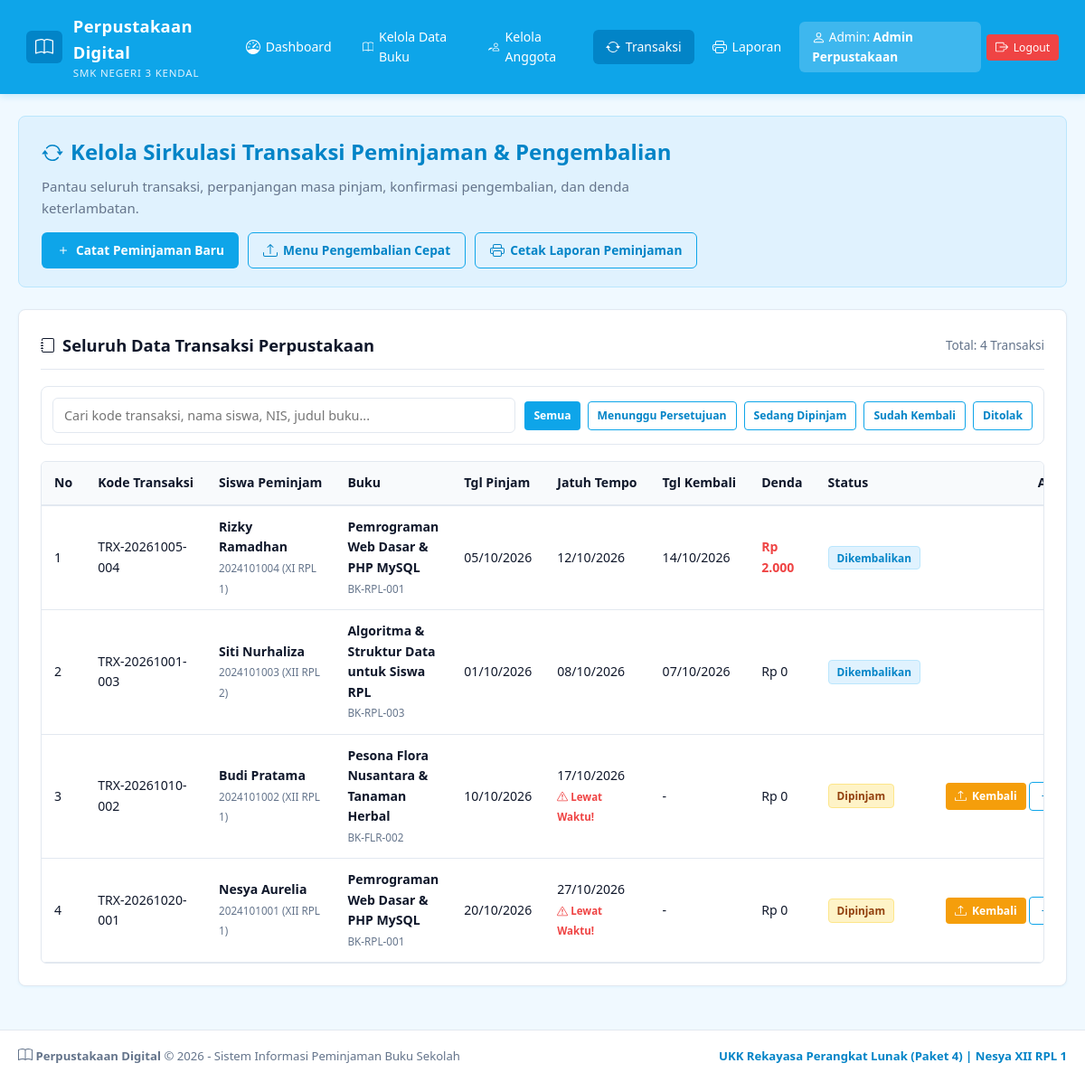
Page /transaksi.php (signed in) on the committed database.
### tables this page shows
CREATE TABLE `transaksi` (
  `id_transaksi` INT(11) NOT NULL AUTO_INCREMENT,
  `kode_transaksi` VARCHAR(30) NOT NULL UNIQUE,
  `id_user` INT(11) NOT NULL,
  `id_buku` INT(11) NOT NULL,
  `tgl_pinjam` DATE NOT NULL,
  `tgl_jatuh_tempo` DATE NOT NULL,
  `tgl_kembali` DATE DEFAULT NULL,
  `status` ENUM('menunggu','dipinjam','dikembalikan','ditolak') NOT NULL DEFAULT 'dipinjam',
  `denda` INT(11) NOT NULL DEFAULT 0,
  `catatan` TEXT DEFAULT NULL,
  `created_at` TIMESTAMP NOT NULL DEFAULT CURRENT_TIMESTAMP,
  PRIMARY KEY (`id_transaksi`),
  KEY `id_user` (`id_user`),
  KEY `id_buku` (`id_buku`),
  CONSTRAINT `fk_transaksi_user` FOREIGN KEY (`id_user`) REFERENCES `users` (`id_user`) ON DELETE CASCADE ON UPDATE CASCADE,
  CONSTRAINT `fk_transaksi_buku` FOREIGN KEY (`id_buku`) REFERENCES `buku` (`id_buku`) ON DELETE CASCADE ON UPDATE CASCADE
);

CREATE TABLE `users` (
  `id_user` INT(11) NOT NULL AUTO_INCREMENT,
  `nis_nip` VARCHAR(30) NOT NULL,
  `nama_lengkap` VARCHAR(100) NOT NULL,
  `username` VARCHAR(50) NOT NULL UNIQUE,
  `password` VARCHAR(255) NOT NULL,
  `level` ENUM('admin','siswa') NOT NULL DEFAULT 'siswa',
  `kelas` VARCHAR(20) DEFAULT NULL,
  `jurusan` VARCHAR(50) DEFAULT NULL,
  `telepon` VARCHAR(20) DEFAULT NULL,
  `alamat` TEXT DEFAULT NULL,
  `status_aktif` ENUM('aktif','nonaktif') NOT NULL DEFAULT 'aktif',
  `created_at` TIMESTAMP NOT NULL DEFAULT CURRENT_TIMESTAMP,
  PRIMARY KEY (`id_user`)
);

CREATE TABLE `buku` (
  `id_buku` INT(11) NOT NULL AUTO_INCREMENT,
  `kode_buku` VARCHAR(20) NOT NULL UNIQUE,
  `judul` VARCHAR(150) NOT NULL,
  `id_kategori` INT(11) NOT NULL,
  `pengarang` VARCHAR(100) NOT NULL,
  `penerbit` VARCHAR(100) NOT NULL,
  `tahun_terbit` INT(4) NOT NULL,
  `isbn` VARCHAR(30) DEFAULT NULL,
  `jumlah_buku` INT(5) NOT NULL DEFAULT 1,
  `sisa_buku` INT(5) NOT NULL DEFAULT 1,
  `lokasi_rak` VARCHAR(30) NOT NULL DEFAULT 'Rak A1',
  `deskripsi` TEXT DEFAULT NULL,
  `gambar` VARCHAR(255) DEFAULT 'default-book.png',
  `created_at` TIMESTAMP NOT NULL DEFAULT CURRENT_TIMESTAMP,
  PRIMARY KEY (`id_buku`),
  KEY `id_kategori` (`id_kategori`),
  CONSTRAINT `fk_buku_kategori` FOREIGN KEY (`id_kategori`) REFERENCES `kategori` (`id_kategori`) ON DELETE CASCADE ON UPDATE CASCADE
);

### includes/fungsi.php (called while the page is built, shortened)
<?php
require_once __DIR__ . '/icons.php';
function e($teks) {
    return htmlspecialchars((string)($teks ?? ''));
}
function q($sql) {
    global $koneksi;
    return mysqli_query($koneksi, $sql);
}
function semua($sql) {
    $hasil = q($sql);
    $data = [];
    if ($hasil) {
        while ($baris = mysqli_fetch_assoc($hasil)) {
            $data[] = $baris;
        }
    }
    return $data;
}
function tgl($tanggal, $format = 'd/m/Y') {
    return $tanggal ? date($format, strtotime($tanggal)) : '-';
}
function rp($angka) {
    return 'Rp ' . number_format((int)$angka, 0, ',', '.');
}
require_once __DIR__ . '/komponen.php';

### views/transaksi_tabel.php (the view, shortened to what this page needs)
<div class="card">
  <div class="card-header">
    <div class="card-title"><?= bi('journal'); ?> Seluruh Data Transaksi Perpustakaan</div>
    <span class="text-muted-sm">Total: <?= count($daftar); ?> Transaksi</span>
  </div>
  <div class="filter-bar">
    <div class="search-input-wrapper">
      <input type="text" id="tableSearch" class="form-control"
             placeholder="Cari kode transaksi, nama siswa, NIS, judul buku...">
    </div>
    <div style="display: flex; gap: 8px; flex-wrap: wrap;">
      <a href="transaksi.php" class="btn btn-sm <?= !$status ? 'btn-primary' : 'btn-outline'; ?>">Semua</a>
      <a href="transaksi.php?status=menunggu" class="btn btn-sm <?= $status === 'menunggu' ? 'btn-primary' : 'btn-outline'; ?>">Menunggu Persetujuan</a>
      <a href="transaksi.php?status=dipinjam" class="btn btn-sm <?= $status === 'dipinjam' ? 'btn-primary' : 'btn-outline'; ?>">Sedang Dipinjam</a>
      <a href="transaksi.php?status=dikembalikan" class="btn btn-sm <?= $status === 'dikembalikan' ? 'btn-primary' : 'btn-outline'; ?>">Sudah Kembali</a>
      <a href="transaksi.php?status=ditolak" class="btn btn-sm <?= $status === 'ditolak' ? 'btn-primary' : 'btn-outline'; ?>">Ditolak</a>
    </div>
  </div>
  <div class="table-responsive">
    <table class="live-table">
      <thead>
        <tr>
          <th>No</th>
          <th>Kode Transaksi</th>
          <th>Siswa Peminjam</th>
          <th>Buku</th>
          <th>Tgl Pinjam</th>
          <th>Jatuh Tempo</th>
          <th>Tgl Kembali</th>
          <th>Denda</th>
          <th>Status</th>
          <th style="text-align: center;">Aksi Admin</th>
        </tr>
      </thead>
      <tbody>
        <?php if (!$daftar): ?>
          <?php baris_kosong(10, 'Belum ada data transaksi yang sesuai filter.'); ?>
        <?php else: $no = 1; foreach ($daftar as $trx): ?>
          <?php $telat = $trx['status'] === 'dipinjam' && date('Y-m-d') > $trx['tgl_jatuh_tempo']; ?>
          <tr>
            <td><?= $no++; ?></td>
            <td><code><?= e($trx['kode_transaksi']); ?></code></td>
            <td>
              <strong><?= e($trx['nama_lengkap']); ?></strong><br>
              <small class="text-muted">
                <?= e($trx['nis_nip']); ?> (<?= e($trx['kelas'] ?? '-'); ?>)
              </small>
            </td>
            <td>
              <strong><?= e($trx['judul']); ?></strong><br>
              <small class="text-muted"><?= e($trx['kode_buku']); ?></small>
            </td>
            <td><?= tgl($trx['tgl_pinjam']); ?></td>
            <td>
              <?= tgl($trx['tgl_jatuh_tempo']); ?>
              <?php if ($telat): ?>
                <br><span style="color: var(--danger); font-size: 0.72rem; font-weight: bold;">
                  <?= bi('exclamation', 12); ?> Lewat Waktu!
                </span>
              <?php endif; ?>
            </td>
            <td><?= tgl($trx['tgl_kembali']); ?></td>
            <td>
              <?= $trx['denda'] > 0
                  ? '<strong style="color:var(--danger);">' . rp($trx['denda']) . '</strong>'
                  : 'Rp 0'; ?>
            </td>
            <td><?php badge($trx['status']); ?></td>
            <td class="td-aksi">
              <?php if ($trx['status'] === 'menunggu'): ?>
                <a href="transaksi.php?aksi=setujui&id=<?= $trx['id_transaksi']; ?>" class="btn btn-primary btn-sm"
                   data-confirm="Setujui permohonan peminjaman buku ini?" title="Setujui Peminjaman">
                  <?= bi('check', 13); ?> Setujui
                </a>
                <a href="transaksi.php?aksi=tolak&id=<?= $trx['id_transaksi']; ?>" class="btn btn-danger btn-sm"
                   data-confirm="Tolak permohonan peminjaman buku ini? Stok buku akan dikembalikan." title="Tolak Peminjaman">
                  <?= bi('x', 13); ?> Tolak
                </a>
              <?php elseif ($trx['status'] === 'dipinjam'): ?>
                <a href="pengembalian.php?id=<?= $trx['id_transaksi']; ?>" class="btn btn-warning btn-sm"
                   data-confirm="Proses pengembalian buku ini?" title="Kembalikan Buku">
                  <?= bi('upload', 13); ?> Kembali
                </a>
                <a href="transaksi.php?aksi=perpanjang&id=<?= $trx['id_transaksi']; ?>" class="btn btn-outline btn-sm"
                   data-confirm="Perpanjang masa pinjam 7 hari?" title="Perpanjang 7 Hari">
                  <?= bi('plus', 13); ?> 7 Hari
                </a>
              <?php endif; ?>
            </td>
          </tr>
        <?php endforeach; endif; ?>
      </tbody>
    </table>
  </div>
</div>

### includes/icons.php (shortened to what this page needs)
<?php
function bi($name, $size = 16, $class = '') {
    $class_attr = $class ? ' ' . htmlspecialchars($class) : '';
    $style = "width: {$size}px; height: {$size}px; vertical-align: -0.15em; fill: currentColor; display: inline-block;";
    switch ($name) {
        case 'book':
        case 'buku':
            return '<svg class="bi' . $class_attr . '" style="' . $style . '" viewBox="0 0 16 16"><path d="M1 2.828c.885-.37 2.154-.769 3.388-.893 1.33-.134 2.458.063 3.112.752v9.746c-.935-.53-2.12-.603-3.213-.493-1.18.12-2.37.461-3.287.811V2.828zm7.5-.141c.654-.689 1.782-.886 3.112-.752 1.234.124 2.503.523 3.388.893v9.923c-.918-.35-2.107-.692-3.287-.81-1.094-.111-2.278-.039-3.213.492V2.687zM8 1.783C7.015.936 5.587.81 4.287.94c-1.514.153-3.042.672-3.994 1.105A.5.5 0 0 0 0 2.5v11a.5.5 0 0 0 .707.455c.882-.4 2.303-.881 3.68-1.02 1.409-.142 2.59.087 3.223.877a.5.5 0 0 0 .78 0c.633-.79 1.814-1.019 3.222-.877 1.378.139 2.8.62 3.681 1.02A.5.5 0 0 0 16 13.5v-11a.5.5 0 0 0-.293-.455c-.952-.433-2.48-.952-3.994-1.105C10.413.809 8.985.936 8 1.783z"/></svg>';
        case 'journal':
            return '<svg class="bi' . $class_attr . '" style="' . $style . '" viewBox="0 0 16 16"><path d="M3 0h10a2 2 0 0 1 2 2v12a2 2 0 0 1-2 2H3a2 2 0 0 1-2-2v-1h1v1a1 1 0 0 0 1 1h10a1 1 0 0 0 1-1V2a1 1 0 0 0-1-1H3a1 1 0 0 0-1 1v1H1V2a2 2 0 0 1 2-2z"/><path d="M1 5v-.5a.5.5 0 0 1 1 0V5h.5a.5.5 0 0 1 0 1h-2a.5.5 0 0 1 0-1H1zm0 3v-.5a.5.5 0 0 1 1 0V8h.5a.5.5 0 0 1 0 1h-2a.5.5 0 0 1 0-1H1zm0 3v-.5a.5.5 0 0 1 1 0v.5h.5a.5.5 0 0 1 0 1h-2a.5.5 0 0 1 0-1H1z"/></svg>';
        case 'dashboard':
        case 'speedometer':
            return '<svg class="bi' . $class_attr . '" style="' . $style . '" viewBox="0 0 16 16"><path d="M8 2a.5.5 0 0 1 .5.5V4a.5.5 0 0 1-1 0V2.5A.5.5 0 0 1 8 2zM3.732 3.732a.5.5 0 0 1 .707 0l.915.914a.5.5 0 1 1-.708.708l-.914-.915a.5.5 0 0 1 0-.707zM2 8a.5.5 0 0 1 .5-.5h1.586a.5.5 0 0 1 0 1H2.5A.5.5 0 0 1 2 8zm9.5 0a.5.5 0 0 1 .5-.5h1.5a.5.5 0 0 1 0 1H12a.5.5 0 0 1-.5-.5zm.754-4.246a.389.389 0 0 0-.527-.02L7.547 7.31A.91.91 0 1 0 8.85 8.569l3.434-4.297a.389.389 0 0 0-.029-.518z"/><path fill-rule="evenodd" d="M6.664 15.889A8 8 0 1 1 9.336.11a8 8 0 0 1-2.672 15.78zm-4.665-4.283A11.945 11.945 0 0 1 8 10c2.186 0 4.236.585 6.001 1.606a7 7 0 1 0-12.002 0z"/></svg>';
        case 'people':
        case 'anggota':
            return '<svg class="bi' . $class_attr . '" style="' . $style . '" viewBox="0 0 16 16"><path d="M15 14s1 0 1-1-1-4-5-4-5 3-5 4 1 1 1 1h8Zm-7.978-1A.261.261 0 0 1 7 12.996c.001-.264.167-1.03.76-1.72C8.312 10.629 9.282 10 11 10c1.717 0 2.687.63 3.24 1.276.593.69.758 1.457.76 1.72l-.008.002a.274.274 0 0 1-.014.002H7.022ZM11 7a2 2 0 1 0 0-4 2 2 0 0 0 0 4Zm3-2a3 3 0 1 1-6 0 3 3 0 0 1 6 0ZM6.936 9.28a5.88 5.88 0 0 0-1.23-.247A7.35 7.35 0 0 0 5 9c-4 0-5 3-5 4 1 1 1 1h4.216A2.238 2.238 0 0 1 5 13c0-1.01.377-2.042 1.09-2.904.243-.294.526-.569.846-.816ZM4.92 10A5.493 5.493 0 0 0 4 13H1c0-.26.164-1.03.76-1.724.545-.636 1.492-1.256 3.16-1.275ZM1.5 5.5a3 3 0 1 1 6 0 3 3 0 0 1-6 0Zm3-2a2 2 0 1 0 0 4 2 2 0 0 0 0-4Z"/></svg>';
        case 'person':
        case 'user':
            return '<svg class="bi' . $class_attr . '" style="' . $style . '" viewBox="0 0 16 16"><path d="M8 8a3 3 0 1 0 0-6 3 3 0 0 0 0 6Zm2-3a2 2 0 1 1-4 0 2 2 0 0 1 4 0Zm4 8c0 1-1 1-1 1H3s-1 0-1-1 1-4 6-4 6 3 6 4Zm-1-.004c-.001-.246-.154-.986-.832-1.664C11.516 10.68 10.289 10 8 10c-2.29 0-3.516.68-4.168 1.332-.678.678-.83 1.418-.832 1.664h10Z"/></svg>';
        case 'arrow-repeat':
        case 'transaksi':
            return '<svg class="bi' . $class_attr . '" style="' . $style . '" viewBox="0 0 16 16"><path d="M11.534 7h3.932a.25.25 0 0 1 .192.41l-1.966 2.36a.25.25 0 0 1-.384 0l-1.966-2.36a.25.25 0 0 1 .192-.41zm-11 2h3.932a.25.25 0 0 0 .192-.41L2.692 6.23a.25.25 0 0 0-.384 0L.342 8.59A.25.25 0 0 0 .534 9z"/><path fill-rule="evenodd" d="M8 3c-1.552 0-2.94.707-3.857 1.818a.5.5 0 1 1-.771-.636A6.002 6.002 0 0 1 13.917 7H12.9A5.002 5.002 0 0 0 8 3zM3.1 9a5.002 5.002 0 0 0 8.757 2.182.5.5 0 1 1 .771.636A6.002 6.002 0 0 1 2.083 9H3.1z"/></svg>';
        case 'printer':
        case 'laporan':
            return '<svg class="bi' . $class_attr . '" style="' . $style . '" viewBox="0 0 16 16"><path d="M2.5 8a.5.5 0 1 0 0-1 .5.5 0 0 0 0 1z"/><path d="M5 1a2 2 0 0 0-2 2v2H2a2 2 0 0 0-2 2v3a2 2 0 0 0 2 2h1v1a2 2 0 0 0 2 2h6a2 2 0 0 0 2-2v-1h1a2 2 0 0 0 2-2V7a2 2 0 0 0-2-2h-1V3a2 2 0 0 0-2-2H5zM4 3a1 1 0 0 1 1-1h6a1 1 0 0 1 1 1v2H4V3zm1 5a2 2 0 0 0-2 2v1H2a1 1 0 0 1-1-1V7a1 1 0 0 1 1-1h12a1 1 0 0 1 1 1v3a1 1 0 0 1-1 1h-1v-1a2 2 0 0 0-2-2H5zm7 2v3a1 1 0 0 1-1 1H5a1 1 0 0 1-1-1v-3a1 1 0 0 1 1-1h6a1 1 0 0 1 1 1z"/></svg>';
        case 'box-arrow-right':
        case 'logout':
            return '<svg class="bi' . $class_attr . '" style="' . $style . '" viewBox="0 0 16 16"><path fill-rule="evenodd" d="M10 12.5a.5.5 0 0 1-.5.5h-8a.5.5 0 0 1-.5-.5v-9a.5.5 0 0 1 .5-.5h8a.5.5 0 0 1 .5.5v2a.5.5 0 0 0 1 0v-2A1.5 1.5 0 0 0 9.5 2h-8A1.5 1.5 0 0 0 0 3.5v9A1.5 1.5 0 0 0 1.5 14h8a1.5 1.5 0 0 0 1.5-1.5v-2a.5.5 0 0 0-1 0v2z"/><path fill-rule="evenodd" d="M15.854 8.354a.5.5 0 0 0 0-.708l-3-3a.5.5 0 0 0-.708.708L14.293 7.5H5.5a.5.5 0 0 0 0 1h8.793l-2.147 2.146a.5.5 0 0 0 .708.708l3-3z"/></svg>';
        case 'upload':
        case 'kembali':
            return '<svg class="bi' . $class_attr . '" style="' . $style . '" viewBox="0 0 16 16"><path d="M.5 9.9a.5.5 0 0 1 .5.5v2.5a1 1 0 0 0 1 1h12a1 1 0 0 0 1-1v-2.5a.5.5 0 0 1 1 0v2.5a2 2 0 0 1-2 2H2a2 2 0 0 1-2-2v-2.5a.5.5 0 0 1 .5-.5z"/><path d="M7.646 1.146a.5.5 0 0 1 .708 0l3 3a.5.5 0 0 1-.708.708L8.5 2.707V11.5a.5.5 0 0 1-1 0V2.707L5.354 4.854a.5.5 0 1 1-.708-.708l3-3z"/></svg>';
        case 'plus':
        case 'tambah':
            return '<svg class="bi' . $class_attr . '" style="' . $style . '" viewBox="0 0 16 16"><path d="M8 4a.5.5 0 0 1 .5.5v3h3a.5.5 0 0 1 0 1h-3v3a.5.5 0 0 1-1 0v-3h-3a.5.5 0 0 1 0-1h3v-3A.5.5 0 0 1 8 4z"/></svg>';
        case 'trash':
        case 'hapus':
            return '<svg class="bi' . $class_attr . '" style="' . $style . '" viewBox="0 0 16 16"><path d="M5.5 5.5A.5.5 0 0 1 6 6v6a.5.5 0 0 1-1 0V6a.5.5 0 0 1 .5-.5zm2.5 0a.5.5 0 0 1 .5.5v6a.5.5 0 0 1-1 0V6a.5.5 0 0 1 .5-.5zm3 .5a.5.5 0 0 0-1 0v6a.5.5 0 0 0 1 0V6z"/><path fill-rule="evenodd" d="M14.5 3a1 1 0 0 1-1 1H13v9a2 2 0 0 1-2 2H5a2 2 0 0 1-2-2V4h-.5a1 1 0 0 1-1-1V2a1 1 0 0 1 1-1H6a1 1 0 0 1 1-1h2a1 1 0 0 1 1 1h3.5a1 1 0 0 1 1 1v1zM4.118 4 4 4.059V13a1 1 0 0 0 1 1h6a1 1 0 0 0 1-1V4.059L11.882 4H4.118zM2.5 3V2h11v1h-11z"/></svg>';
        case 'exclamation':
        case 'warning':
            return '<svg class="bi' . $class_attr . '" style="' . $style . '" viewBox="0 0 16 16"><path d="M7.938 2.016A.13.13 0 0 1 8.002 2a.13.13 0 0 1 .063.016.146.146 0 0 1 .054.057l6.857 11.667c.036.06.035.124.002.183a.163.163 0 0 1-.054.06.116.116 0 0 1-.066.017H1.146a.115.115 0 0 1-.066-.017.163.163 0 0 1-.054-.06.176.176 0 0 1 .002-.183L7.884 2.073a.147.147 0 0 1 .054-.057zm1.044-.45a1.13 1.13 0 0 0-1.96 0L.165 13.233c-.457.778.091 1.767.98 1.767h13.713c.889 0 1.438-.99.98-1.767L8.982 1.566z"/><path d="M7.002 12a1 1 0 1 1 2 0 1 1 0 0 1-2 0zM7.1 5.995a.905.905 0 1 1 1.8 0l-.35 3.507a.552.552 0 0 1-1.1 0L7.1 5.995z"/></svg>';
        case 'x':
        case 'tolak':
        case 'batal':
            return '<svg class="bi' . $class_attr . '" style="' . $style . '" viewBox="0 0 16 16"><path d="M4.646 4.646a.5.5 0 0 1 .708 0L8 7.293l2.646-2.647a.5.5 0 0 1 .708.708L8.707 8l2.647 2.646a.5.5 0 0 1-.708.708L8 8.707l-2.646 2.647a.5.5 0 0 1-.708-.708L7.293 8 4.646 5.354a.5.5 0 0 1 0-.708z"/></svg>';
    }
}
?>

### includes/komponen.php (shortened to what this page needs)
<?php
function hero($ikon, $judul, $teks = '', $aksi = '', $kelas = 'page-hero hero-compact') {
    echo '<div class="' . $kelas . '">';
    echo '<h2>' . bi($ikon, 24) . ' ' . $judul . '</h2>';
    if ($teks !== '') {
        echo '<p>' . $teks . '</p>';
    }
    if ($aksi !== '') {
        echo '<div style="margin-top: 15px; display: flex; gap: 10px; flex-wrap: wrap;">' . $aksi . '</div>';
    }
    echo '</div>';
}
function badge($teks) {
    echo '<span class="badge badge-' . $teks . '">' . e($teks) . '</span>';
}

### rows in the picture
transaksi: kode_transaksi "TRX-20261005-004", id_user.nama_lengkap "Rizky Ramadhan", id_user.nis_nip "2024101004", id_user.kelas "XI RPL 1", id_buku.judul "Pemrograman Web Dasar & PHP MySQL", id_buku.kode_buku "BK-RPL-001", tgl_pinjam "05/10/2026", tgl_jatuh_tempo "12/10/2026", tgl_kembali "14/10/2026", denda "Rp 2.000", status "Dikembalikan"
transaksi: kode_transaksi "TRX-20261001-003", id_user.nama_lengkap "Siti Nurhaliza", id_user.nis_nip "2024101003", id_user.kelas "XII RPL 2", id_buku.judul "Algoritma & Struktur Data untuk Siswa RPL", id_buku.kode_buku "BK-RPL-003", tgl_pinjam "01/10/2026", tgl_jatuh_tempo "08/10/2026", tgl_kembali "07/10/2026", denda "Rp 0", status "Dikembalikan"
transaksi: kode_transaksi "TRX-20261010-002", id_user.nama_lengkap "Budi Pratama", id_user.nis_nip "2024101002", id_user.kelas "XII RPL 1", id_buku.judul "Pesona Flora Nusantara & Tanaman Herbal", id_buku.kode_buku "BK-FLR-002", tgl_pinjam "10/10/2026", tgl_jatuh_tempo "17/10/2026", tgl_kembali "-", denda "Rp 0", status "Dipinjam"
transaksi: kode_transaksi "TRX-20261020-001", id_user.nama_lengkap "Nesya Aurelia", id_user.nis_nip "2024101001", id_user.kelas "XII RPL 1", id_buku.judul "Pemrograman Web Dasar & PHP MySQL", id_buku.kode_buku "BK-RPL-001", tgl_pinjam "20/10/2026", tgl_jatuh_tempo "27/10/2026", tgl_kembali "-", denda "Rp 0", status "Dipinjam"

### other values in the picture
$label "Dashboard"
$label "Kelola Data Buku"
$label "Kelola Anggota"
$label "Transaksi"
$label "Laporan"
$nama "Admin Perpustakaan"
$judul "Kelola Sirkulasi Transaksi Peminjaman & Pengembalian"
$teks "Pantau seluruh transaksi, perpanjangan masa pinjam, konfirmasi pengembalian, dan denda keterlambatan."
count($daftar) "4"
